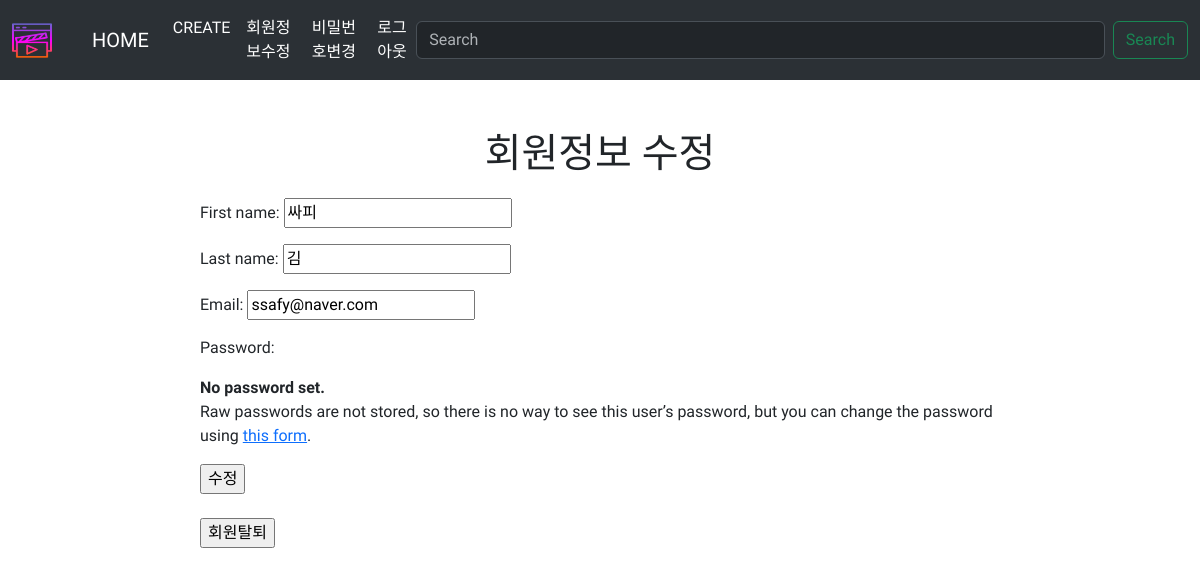
Page /accounts/update/ (signed in) on the committed database.
### accounts/models.py (models this page shows)
class User(AbstractUser):
    email = models.EmailField(unique=True)
    first_name = models.CharField(max_length=30, blank=True)
    last_name = models.CharField(max_length=30, blank=True)

### accounts/views.py (the view)
# urls.py: path('update/', views.update, name='update'),
@login_required
def update(request):
    if request.method == 'POST':
        form = CustomUserChangeForm(request.POST, instance=request.user)
        if form.is_valid():
            form.save()
            return redirect('accounts:index')
    else:
        form = CustomUserChangeForm(instance=request.user)
    context = {
        'form': form,
    }
    return render(request, 'accounts/update.html', context)

### accounts/forms.py
class CustomUserChangeForm(UserChangeForm):
    class Meta(UserChangeForm.Meta):
        model = get_user_model()
        fields = ('first_name', 'last_name', 'email')

### accounts/templates/accounts/update.html (shortened to what this page needs)
{% extends "base.html" %}
{% block content %}
  <h1>회원정보 수정</h1>
  <form action="{% url "accounts:update" %}" method="POST">
    {{ form.as_p }}
    <input type="submit" value='수정'>
  </form>
  <br>
  <form action="{% url "accounts:delete" %}" method='POST'>
    <input type="submit" value='회원탈퇴'>
  </form>
{% endblock content %}

### templates/base.html (style rules this page uses)
h1 { margin-top: 50px; text-align: center; margin-bottom: 20px; }
* { font-family: "Gowun Dodum", sans-serif; font-weight: 400; font-style: normal; }

### accounts/templates/accounts/update.html (style rules this page uses)
h1 { margin-top: 50px; }
form { width: 100%; max-width: 800px; margin: 0 auto; }

### rows in the picture
User: first_name "싸피", last_name "김", email "ssafy@naver.com"
